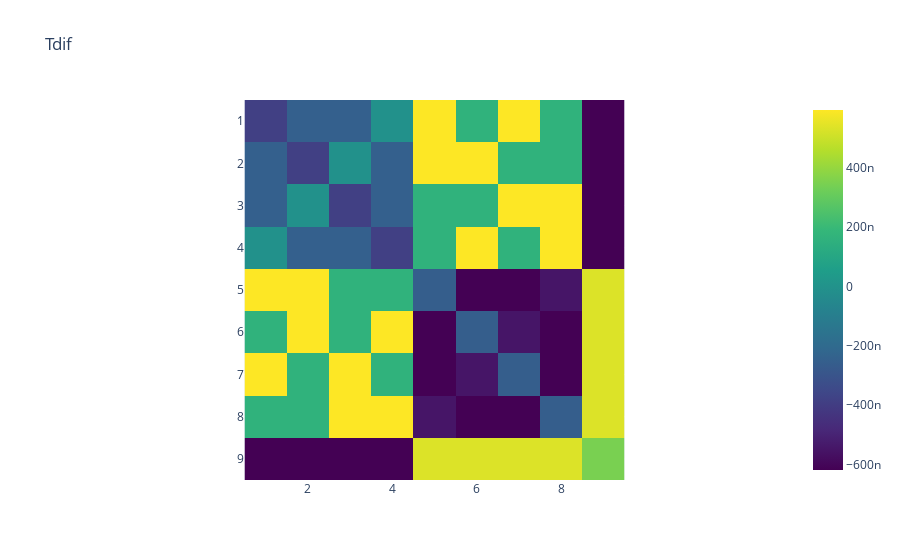
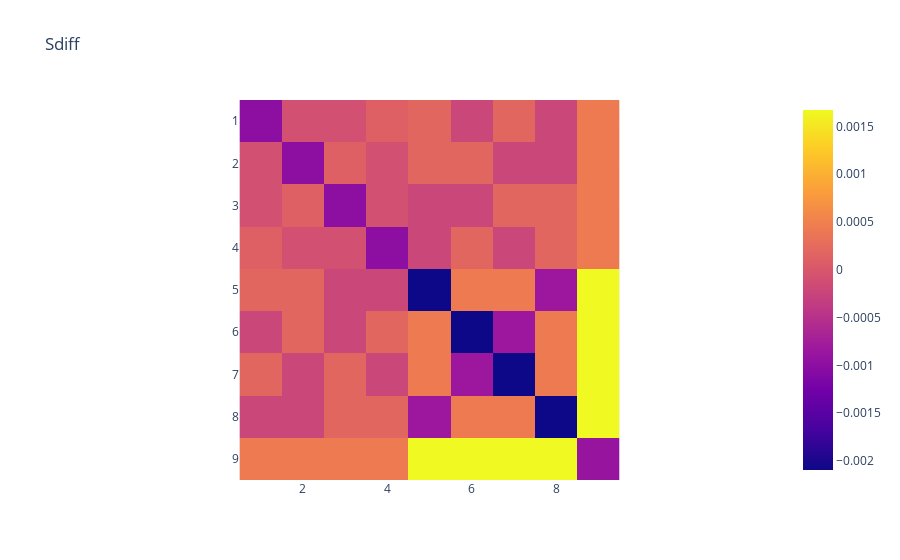
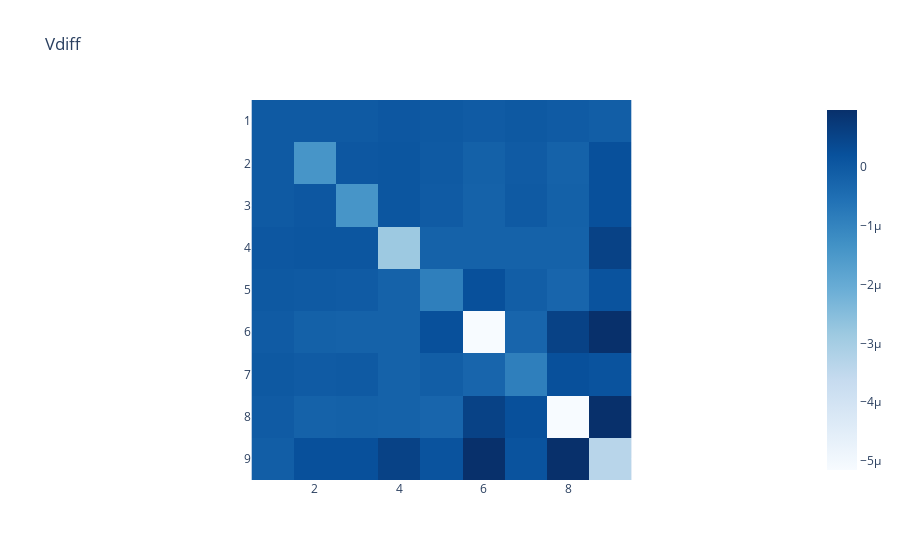

Source (notebook cell) for these figures, in order:
### Markdown cell above
<h2>Rysunek odjętych od siebie macierzy wyznaczonych i danych</h2>

### Code cell
import plotly.express as px
px.imshow(Tdif.reshape((9, 9)), x=np.unique(it), y=np.unique(jt), title='Tdif', color_continuous_scale='Viridis').show()
px.imshow(Sdiff.reshape((9, 9)), x=np.unique(Is), y=np.unique(js), title='Sdiff', color_continuous_scale='Plasma').show()
px.imshow(Vdiff.reshape((9, 9)), x=np.unique(iv), y=np.unique(jv), title='Vdiff', color_continuous_scale='Blues').show()

### Figure 1 — Plotly figure (JSON) as saved in the notebook; plotly's stock layout.template omitted (floating-point values rounded to 4 significant figures)
{"data": [{"coloraxis": "coloraxis", "hovertemplate": "x: %{x}<br>y: %{y}<br>color: %{z}<extra></extra>", "name": "0", "type": "heatmap", "x": [1, 2, 3, 4, 5, 6, 7, 8, 9], "xaxis": "x", "y": [1, 2, 3, 4, 5, 6, 7, 8, 9], "yaxis": "y", "z": [[-3.849e-07, -2.498e-07, -2.498e-07, -7.313e-09, 5.931e-07, 1.618e-07, 5.931e-07, 1.618e-07, -6.178e-07], [-2.498e-07, -3.849e-07, -7.313e-09, -2.498e-07, 5.931e-07, 5.931e-07, 1.618e-07, 1.618e-07, -6.178e-07], [-2.498e-07, -7.313e-09, -3.849e-07, -2.498e-07, 1.618e-07, 1.618e-07, 5.931e-07, 5.931e-07, -6.178e-07], [-7.313e-09, -2.498e-07, -2.498e-07, -3.849e-07, 1.618e-07, 5.931e-07, 1.618e-07, 5.931e-07, -6.178e-07], [5.931e-07, 5.931e-07, 1.618e-07, 1.618e-07, -2.572e-07, -6.178e-07, -6.178e-07, -5.486e-07, 5.317e-07], [1.618e-07, 5.931e-07, 1.618e-07, 5.931e-07, -6.178e-07, -2.572e-07, -5.486e-07, -6.178e-07, 5.317e-07], [5.931e-07, 1.618e-07, 5.931e-07, 1.618e-07, -6.178e-07, -5.486e-07, -2.572e-07, -6.178e-07, 5.317e-07], [1.618e-07, 1.618e-07, 5.931e-07, 5.931e-07, -5.486e-07, -6.178e-07, -6.178e-07, -2.572e-07, 5.317e-07], [-6.178e-07, -6.178e-07, -6.178e-07, -6.178e-07, 5.317e-07, 5.317e-07, 5.317e-07, 5.317e-07, 3.443e-07]]}], "layout": {"coloraxis": {"colorscale": [[0, "#440154"], [0.1111, "#482878"], [0.2222, "#3e4989"], [0.3333, "#31688e"], [0.4444, "#26828e"], [0.5556, "#1f9e89"], [0.6667, "#35b779"], [0.7778, "#6ece58"], [0.8889, "#b5de2b"], [1, "#fde725"]]}, "title": {"text": "Tdif"}, "xaxis": {"anchor": "y", "constrain": "domain", "domain": [0, 1], "scaleanchor": "y"}, "yaxis": {"anchor": "x", "autorange": "reversed", "constrain": "domain", "domain": [0, 1]}}}

### Figure 2 — Plotly figure (JSON) as saved in the notebook; plotly's stock layout.template omitted (floating-point values rounded to 4 significant figures)
{"data": [{"coloraxis": "coloraxis", "hovertemplate": "x: %{x}<br>y: %{y}<br>color: %{z}<extra></extra>", "name": "0", "type": "heatmap", "x": [1, 2, 3, 4, 5, 6, 7, 8, 9], "xaxis": "x", "y": [1, 2, 3, 4, 5, 6, 7, 8, 9], "yaxis": "y", "z": [[-0.0009918, -9.197e-05, -9.197e-05, 0.000108, 0.0001839, -0.0002159, 0.0001839, -0.0002159, 0.0004319], [-9.197e-05, -0.0009918, 0.000108, -9.197e-05, 0.0001839, 0.0001839, -0.0002159, -0.0002159, 0.0004319], [-9.197e-05, 0.000108, -0.0009918, -9.197e-05, -0.0002159, -0.0002159, 0.0001839, 0.0001839, 0.0004319], [0.000108, -9.197e-05, -9.197e-05, -0.0009918, -0.0002159, 0.0001839, -0.0002159, 0.0001839, 0.0004319], [0.0001839, 0.0001839, -0.0002159, -0.0002159, -0.002095, 0.0004319, 0.0004319, -0.0008359, 0.001672], [-0.0002159, 0.0001839, -0.0002159, 0.0001839, 0.0004319, -0.002095, -0.0008359, 0.0004319, 0.001672], [0.0001839, -0.0002159, 0.0001839, -0.0002159, 0.0004319, -0.0008359, -0.002095, 0.0004319, 0.001672], [-0.0002159, -0.0002159, 0.0001839, 0.0001839, -0.0008359, 0.0004319, 0.0004319, -0.002095, 0.001672], [0.0004319, 0.0004319, 0.0004319, 0.0004319, 0.001672, 0.001672, 0.001672, 0.001672, -0.0008918]]}], "layout": {"coloraxis": {"colorscale": [[0, "#0d0887"], [0.1111, "#46039f"], [0.2222, "#7201a8"], [0.3333, "#9c179e"], [0.4444, "#bd3786"], [0.5556, "#d8576b"], [0.6667, "#ed7953"], [0.7778, "#fb9f3a"], [0.8889, "#fdca26"], [1, "#f0f921"]]}, "title": {"text": "Sdiff"}, "xaxis": {"anchor": "y", "constrain": "domain", "domain": [0, 1], "scaleanchor": "y"}, "yaxis": {"anchor": "x", "autorange": "reversed", "constrain": "domain", "domain": [0, 1]}}}

### Figure 3 — Plotly figure (JSON) as saved in the notebook; plotly's stock layout.template omitted (floating-point values rounded to 4 significant figures)
{"data": [{"coloraxis": "coloraxis", "hovertemplate": "x: %{x}<br>y: %{y}<br>color: %{z}<extra></extra>", "name": "0", "type": "heatmap", "x": [1, 2, 3, 4, 5, 6, 7, 8, 9], "xaxis": "x", "y": [1, 2, 3, 4, 5, 6, 7, 8, 9], "yaxis": "y", "z": [[2.711e-09, -3.067e-09, -3.067e-09, 5.652e-08, 2.248e-08, -3.133e-08, 2.248e-08, -3.133e-08, -1.008e-07], [-3.067e-09, -1.419e-06, 5.652e-08, 9.499e-08, -1.021e-08, -1.736e-07, -3.133e-08, -1.948e-07, 2.261e-07], [-3.067e-09, 5.652e-08, -1.419e-06, 9.499e-08, -3.133e-08, -1.948e-07, -1.021e-08, -1.736e-07, 2.261e-07], [5.652e-08, 9.499e-08, 9.499e-08, -2.841e-06, -1.948e-07, -2.063e-07, -1.948e-07, -2.063e-07, 5.529e-07], [2.248e-08, -1.021e-08, -3.133e-08, -1.948e-07, -8.873e-07, 2.261e-07, -1.008e-07, -2.828e-07, 1.585e-07], [-3.133e-08, -1.736e-07, -1.948e-07, -2.063e-07, 2.261e-07, -5.157e-06, -2.828e-07, 5.529e-07, 9.728e-07], [2.248e-08, -3.133e-08, -1.021e-08, -1.948e-07, -1.008e-07, -2.828e-07, -8.873e-07, 2.261e-07, 1.585e-07], [-3.133e-08, -1.948e-07, -1.736e-07, -2.063e-07, -2.828e-07, 5.529e-07, 2.261e-07, -5.157e-06, 9.728e-07], [-1.008e-07, 2.261e-07, 2.261e-07, 5.529e-07, 1.585e-07, 9.728e-07, 1.585e-07, 9.728e-07, -3.361e-06]]}], "layout": {"coloraxis": {"colorscale": [[0, "rgb(247,251,255)"], [0.125, "rgb(222,235,247)"], [0.25, "rgb(198,219,239)"], [0.375, "rgb(158,202,225)"], [0.5, "rgb(107,174,214)"], [0.625, "rgb(66,146,198)"], [0.75, "rgb(33,113,181)"], [0.875, "rgb(8,81,156)"], [1, "rgb(8,48,107)"]]}, "title": {"text": "Vdiff"}, "xaxis": {"anchor": "y", "constrain": "domain", "domain": [0, 1], "scaleanchor": "y"}, "yaxis": {"anchor": "x", "autorange": "reversed", "constrain": "domain", "domain": [0, 1]}}}
